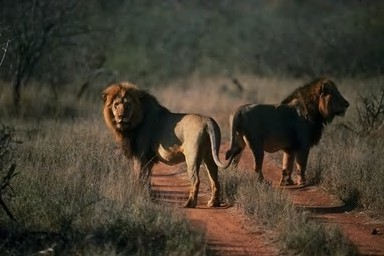
#> input picture data/CASIA2.0_revised/Au/Au_ani_00027.jpg, 384 x 256 px; its folder holds only this picture in this run
$ python feature_extraction.py
#> lines starting #> are read from the running program, lines starting #| are printed output that depends on the picture
### scripts/preprocess.py
import os
import cv2


def convert_to_ycbcr(image_path):
    image = cv2.imread(image_path)
    if image is None:
        print(f"Could not read image: {image_path}")
        return None
    ycbcr_image = cv2.cvtColor(image, cv2.COLOR_BGR2YCrCb)
    return ycbcr_image[:, :, 1]  # Csak a Cb (krominancia) komponens kivétele


def preprocess_images(image_dir):
    images = []
    labels = []

    print(f"Checking directory: {image_dir}")
    au_tp_directories_exist = any(subdir in os.listdir(image_dir) for subdir in ['Au', 'Tp'])

    if au_tp_directories_exist:
        for subdir in ['Au', 'Tp']:
            full_dir = os.path.join(image_dir, subdir)
            print(f"Checking subdirectory: {full_dir}")
            if not os.path.exists(full_dir):
                print(f"Directory not found: {full_dir}")
                continue
            for filename in os.listdir(full_dir):
                if filename.endswith('.jpg') or filename.endswith('.png') or filename.endswith('.tif'):
                    file_path = os.path.join(full_dir, filename)
                    print(f"Processing Revised file: {file_path}")
                    ycbcr_image = convert_to_ycbcr(file_path)
                    if ycbcr_image is not None:
                        images.append(ycbcr_image)
                        labels.append(0 if subdir == 'Au' else 1)  # Au képek eredetiek, Tp képek hamisítottak
    else:
        for filename in os.listdir(image_dir):
            file_path = os.path.join(image_dir, filename)
            if filename.endswith('.jpg') or filename.endswith('.png') or filename.endswith('.tif'):
                print(f"Processing file: {file_path}")
                ycbcr_image = convert_to_ycbcr(file_path)
                if ycbcr_image is not None:
                    images.append(ycbcr_image)
                    if 'Au' in filename:
                        labels.append(0)  # Au képek eredetiek
                    elif 'Tp' in filename:
                        labels.append(1)  # Tp képek hamisítottak
                    else:
                        print(f"Could not determine label for file: {file_path}")

    if not images or not labels:
        print(f"No images or labels found in the directory: {image_dir}")
    else:
        print(f"Number of images: {len(images)}, Number of labels: {len(labels)}")

    return images, labels


# [4 lines that do not run on import are left out]

### scripts/feature_extraction.py
import os
import cv2
import numpy as np
from preprocess import preprocess_images


def calculate_lbp(image):
    image = image.astype(np.float32)
    lbp_image = np.zeros_like(image, dtype=np.float32)
    for row in range(1, image.shape[0] - 1):
        for col in range(1, image.shape[1] - 1):
            center = image[row, col]
            binary_pattern = [
                int(image[row - 1, col - 1] >= center),
                int(image[row - 1, col] >= center),
                int(image[row - 1, col + 1] >= center),
                int(image[row, col + 1] >= center),
                int(image[row + 1, col + 1] >= center),
                int(image[row + 1, col] >= center),
                int(image[row + 1, col - 1] >= center),
                int(image[row, col - 1] >= center)
            ]
            lbp_image[row, col] = sum([val * (1 << i) for i, val in enumerate(binary_pattern)])
    return lbp_image


def calculate_ltp(image):
    image = image.astype(np.float32)
    ltp_image = np.zeros_like(image, dtype=np.float32)
    threshold = 5
    for row in range(1, image.shape[0] - 1):
        for col in range(1, image.shape[1] - 1):
            center = image[row, col]
            binary_pattern = []
            for r in [-1, 0, 1]:
                for c in [-1, 0, 1]:
                    if r == 0 and c == 0:
                        continue
                    neighbor = image[row + r, col + c]
                    if neighbor > center + threshold:
                        binary_pattern.append(1)
                    elif neighbor < center - threshold:
                        binary_pattern.append(-1)
                    else:
                        binary_pattern.append(0)
            ltp_image[row, col] = sum([val * (3 ** i) for i, val in enumerate(binary_pattern)])
    return ltp_image


def calculate_eltp(image):
    image = np.real(image).astype(np.float32)
    eltp_image = np.zeros_like(image, dtype=np.float32)
    for row in range(1, image.shape[0] - 1):
        for col in range(1, image.shape[1] - 1):
            center = image[row, col]
            binary_pattern = [
                int(image[row - 1, col - 1] >= center),
                int(image[row - 1, col] >= center),
                int(image[row - 1, col + 1] >= center),
                int(image[row, col + 1] >= center),
                int(image[row + 1, col + 1] >= center),
                int(image[row + 1, col] >= center),
                int(image[row + 1, col - 1] >= center),
                int(image[row, col - 1] >= center)
            ]
            eltp_image[row, col] = sum([val * (1 << i) for i, val in enumerate(binary_pattern)])
    return eltp_image


def apply_dct(image):
    return cv2.dct(np.float32(image))


def extract_features_lbp_ltp(images, start_idx=0, end_idx=None):
    if end_idx is None:
        end_idx = len(images)
    features = []
    for idx in range(start_idx, end_idx):
        print(f"Processing image {idx + 1}/{end_idx} for LBP-LTP")
        lbp_image = calculate_lbp(images[idx])
        ltp_image = calculate_ltp(images[idx])
        dct_lbp = apply_dct(lbp_image)
        dct_ltp = apply_dct(ltp_image)
        mean_val_lbp = np.mean(dct_lbp)
        mean_val_ltp = np.mean(dct_ltp)
        combined_features = np.array([mean_val_lbp, mean_val_ltp])
        features.append(combined_features)
    print(f"Extracted features from {start_idx} to {end_idx}: {len(features)}")
    return np.array(features)


def extract_features_fft_eltp(images):
    features = []
    for idx, image in enumerate(images):
        print(f"Processing image {idx + 1}/{len(images)} for FFT-ELTP")
        fft_image = np.fft.fft2(image)
        eltp_image = calculate_eltp(fft_image)
        dct_eltp = apply_dct(eltp_image)
        mean_val_eltp = np.mean(dct_eltp)
        features.append(mean_val_eltp)
    print(f"Extracted features: {len(features)}")
    return np.array(features)


def save_features(features, labels, output_file):
    np.savez(output_file, features=features, labels=labels)
    print(f"Features saved to {output_file}")


def load_features(file_path):
    data = np.load(file_path)
    return data['features'], data['labels']


if __name__ == "__main__":
    revised_dir = os.path.abspath('../data/CASIA2.0_revised')
    result_dir = 'results'
    os.makedirs(result_dir, exist_ok=True)
    output_file_lbp_ltp = os.path.join(result_dir, 'lbp_ltp_features_labels.npz')
    output_file_fft_eltp = os.path.join(result_dir, 'fft_eltp_features_labels.npz')

    # LBP és LTP jellemzők feldolgozása és mentése
    if os.path.exists(output_file_lbp_ltp):
        print(f"Loading LBP and LTP features from {output_file_lbp_ltp}")
        lbp_ltp_features, labels = load_features(output_file_lbp_ltp)
    else:
        images, labels = preprocess_images(revised_dir)
#> in convert_to_ycbcr, image is the input picture: shape (256, 384, 3); mean B, G, R 48.9, 62.2, 69.2
#> in convert_to_ycbcr, `ycbcr_image = cv2.cvtColor(image, cv2.COLOR_BGR2YCrCb)`: ycbcr_image: shape (256, 384, 3); mean of channels 0, 1, 2 62.8, 132.6, 120.2
#> in convert_to_ycbcr, `return ycbcr_image[:, :, 1]`:
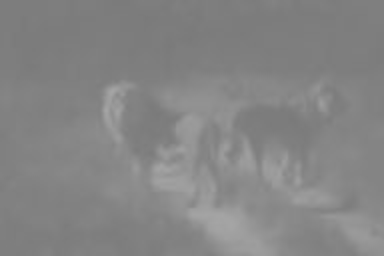
#> returned value: shape (256, 384); min 122, max 165, mean 132.6
#> pass 2 of the loop in preprocess_images, `for subdir in ['Au', 'Tp']:`:
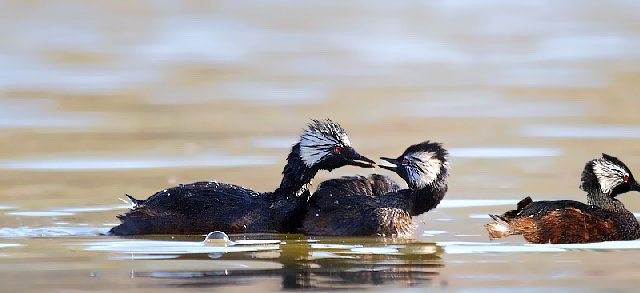
#> input picture data/CASIA2.0_revised/Tp/Tp_D_CNN_S_N_ani10198_ani10197_12407.jpg, 640 x 293 px
#> in convert_to_ycbcr, image is the input picture: shape (293, 640, 3); mean B, G, R 163.4, 165.5, 169.7
#> ycbcr_image: shape (293, 640, 3); mean of channels 0, 1, 2 166.5, 130.3, 126.2
#> in convert_to_ycbcr (call 2), `return ycbcr_image[:, :, 1]`:
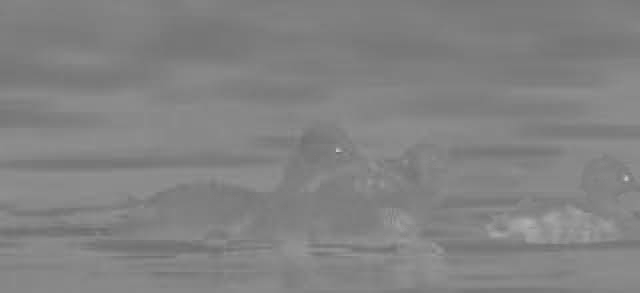
#> returned value: shape (293, 640); min 108, max 201, mean 130.3
#| Number of images: 2, Number of labels: 2
#> images = 2 items; labels = [0, 1]
        print(f"Images loaded: {len(images)}")
#| Images loaded: 2
        # Képek feldolgozása részenként
        batch_size = 1000
        lbp_ltp_features = []
        for i in range(0, len(images), batch_size):
            print(f"Processing batch {i + 1} to {min(i + batch_size, len(images))} for LBP-LTP")
            features = extract_features_lbp_ltp(images, start_idx=i, end_idx=min(i + batch_size, len(images)))
            lbp_ltp_features.extend(features)
#> this loop made 1 pass
#> features on pass 1: [[-0.0141, -0.000385], [0.014, 0.00276]]
#| Processing batch 1 to 2 for LBP-LTP
#| Processing image 1/2 for LBP-LTP
#| Processing image 2/2 for LBP-LTP
#| Extracted features from 0 to 2: 2
#> pass 1, in calculate_lbp (call 2), `image = image.astype(np.float32)`:
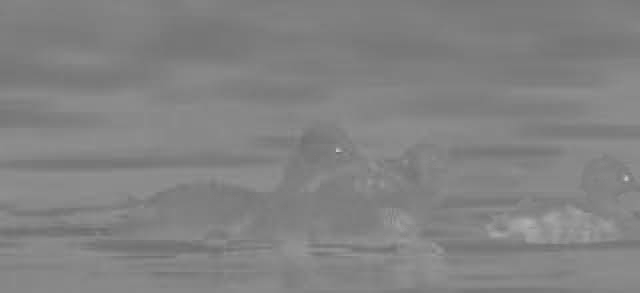
#> image: shape (293, 640) float32; min 108, max 201, mean 130.3
#> after the loop, lbp_ltp_features = [[-0.0141, -0.000385], [0.014, 0.00276]]

        lbp_ltp_features = np.array(lbp_ltp_features)
        save_features(lbp_ltp_features, labels, output_file_lbp_ltp)

    print(f"LBP-LTP feature extraction completed. Number of features: {len(lbp_ltp_features)}")
#| LBP-LTP feature extraction completed. Number of features: 2

    # FFT és ELTP jellemzők feldolgozása és mentése
    if os.path.exists(output_file_fft_eltp):
        print(f"Loading FFT and ELTP features from {output_file_fft_eltp}")
        fft_eltp_features, labels = load_features(output_file_fft_eltp)
    else:
        images, labels = preprocess_images(revised_dir)
#> pass 2 of the loop in preprocess_images, `for subdir in ['Au', 'Tp']:`:
#| Number of images: 2, Number of labels: 2
        print(f"Images loaded: {len(images)}")
#| Images loaded: 2
        # Képek feldolgozása részenként
        batch_size = 500
        fft_eltp_features = []
        for i in range(0, len(images), batch_size):
            print(f"Processing batch {i + 1} to {min(i + batch_size, len(images))} for FFT-ELTP")
            features = extract_features_fft_eltp(images[i:min(i + batch_size, len(images))])
            fft_eltp_features.extend(features)
#> this loop made 1 pass
#> features on pass 1: [-0.0875, 0.0193]
#| Processing batch 1 to 2 for FFT-ELTP
#| Processing image 1/2 for FFT-ELTP
#| Processing image 2/2 for FFT-ELTP
#| Extracted features: 2
#> after the loop, fft_eltp_features = [-0.0875, 0.0193]

        fft_eltp_features = np.array(fft_eltp_features)
        save_features(fft_eltp_features, labels, output_file_fft_eltp)

    print(f"FFT-ELTP feature extraction completed. Number of features: {len(fft_eltp_features)}")
#| FFT-ELTP feature extraction completed. Number of features: 2
